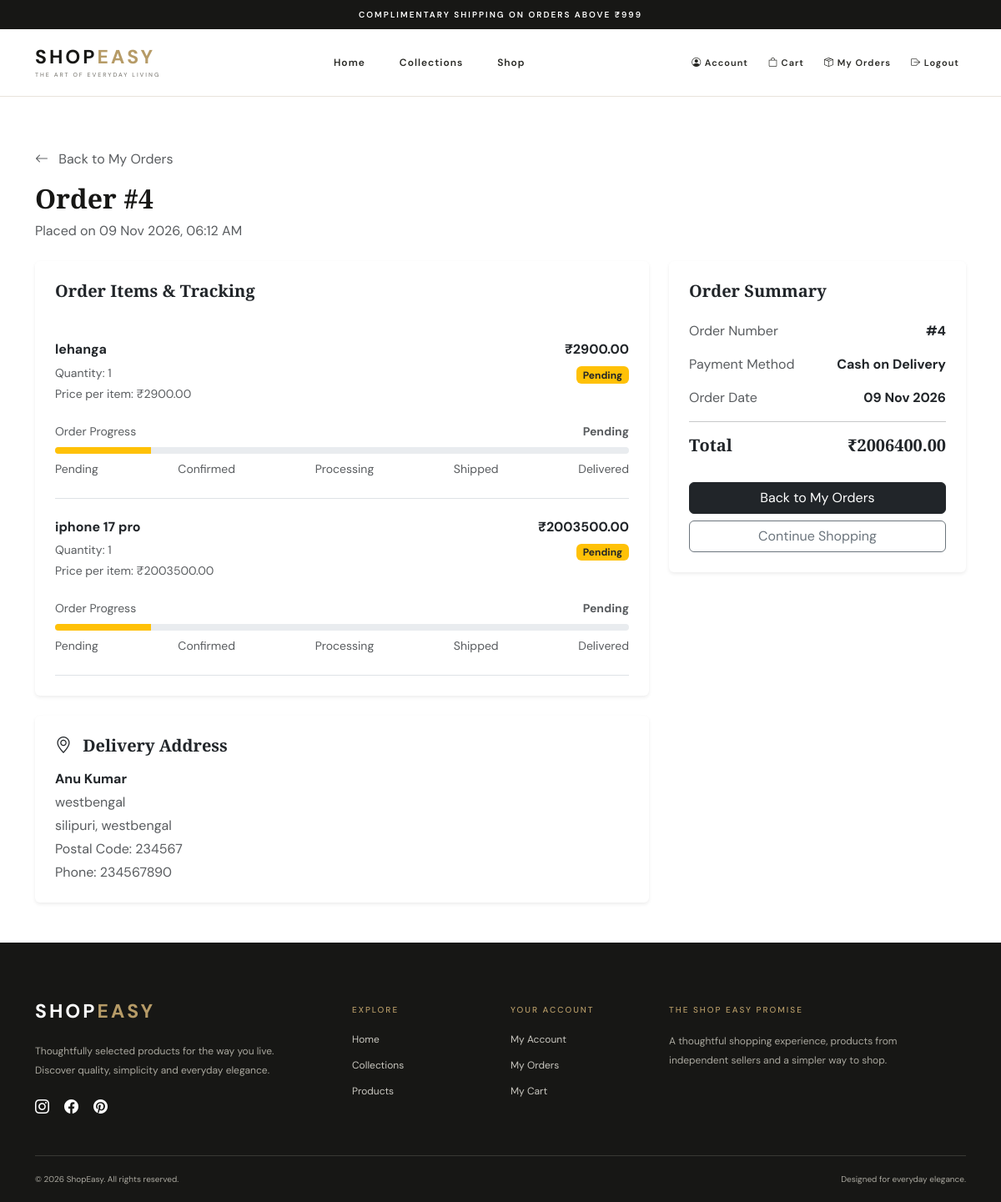
Screenshot of /buyer/orders/4/ (signed in) with the database file from the repository.
### store/models.py (models this page shows, shortened)
class Order(models.Model):
    PAYMENT_CHOICES = [
        ('cod', 'Cash on Delivery'),
    ]
    STATUS_CHOICES = [
        ('pending', 'Pending'),
        ('confirmed', 'Confirmed'),
        ('processing', 'Processing'),
        ('shipped', 'Shipped'),
        ('delivered', 'Delivered'),
        ('cancelled', 'Cancelled'),
    ]
    buyer = models.ForeignKey(
        settings.AUTH_USER_MODEL,
        on_delete=models.CASCADE,
        related_name='orders'
    )
    full_name = models.CharField(max_length=150)
    phone = models.CharField(max_length=15)
    address = models.TextField()
    city = models.CharField(max_length=100)
    state = models.CharField(max_length=100)
    postal_code = models.CharField(max_length=10)
    payment_method = models.CharField(
        max_length=20,
        choices=PAYMENT_CHOICES,
        default='cod'
    )
    total_amount = models.DecimalField(
        max_digits=10,
        decimal_places=2
    )
    status = models.CharField(
        max_length=20,
        choices=STATUS_CHOICES,
        default='pending'
    )
    created_at = models.DateTimeField(auto_now_add=True)
    class Meta:
        ordering = ['-created_at']

class OrderItem(models.Model):
    STATUS_CHOICES = [
        ('pending', 'Pending'),
        ('confirmed', 'Confirmed'),
        ('processing', 'Processing'),
        ('shipped', 'Shipped'),
        ('delivered', 'Delivered'),
        ('cancelled', 'Cancelled'),
    ]
    order = models.ForeignKey(
        Order,
        on_delete=models.CASCADE,
        related_name='items'
    )
    product = models.ForeignKey(
        Product,
        on_delete=models.SET_NULL,
        null=True,
        blank=True
    )
    product_name = models.CharField(max_length=200)
    price = models.DecimalField(
        max_digits=10,
        decimal_places=2
    )
    quantity = models.PositiveIntegerField(default=1)
    subtotal = models.DecimalField(
        max_digits=10,
        decimal_places=2
    )
    status = models.CharField(
        max_length=20,
        choices=STATUS_CHOICES,
        default='pending'
    )

### store/views.py (the view)
@buyer_required
def buyer_order_detail(request, order_id):
    order = get_object_or_404(
        Order.objects.prefetch_related(
            'items',
            'items__product'
        ),
        id=order_id,
        buyer=request.user
    )
    return render(
        request,
        'store/buyer_order_detail.html',
        {'order': order}
    )

### store/views.py (called while the page is built)
def buyer_required(view_func):
    @login_required
    @wraps(view_func)
    def wrapper(request, *args, **kwargs):
        if request.user.role != 'buyer':
            raise PermissionDenied
        return view_func(request, *args, **kwargs)
    return wrapper

### templates/store/buyer_order_detail.html
{% extends 'base.html' %}
{% block content %}
<div class="container py-5">
    <div class="mb-4">
        <a href="{% url 'buyer_orders' %}"
           class="text-decoration-none text-muted">
            <i class="bi bi-arrow-left me-2"></i>
            Back to My Orders
        </a>
        <h2 class="fw-bold mt-3">
            Order #{{ order.id }}
        </h2>
        <p class="text-muted">
            Placed on {{ order.created_at|date:"d M Y, h:i A" }}
        </p>
    </div>
    <div class="row g-4">
        <div class="col-lg-8">
            <div class="card border-0 shadow-sm mb-4">
                <div class="card-body p-4">
                    <h5 class="fw-bold mb-4">
                        Order Items & Tracking
                    </h5>
                    {% for item in order.items.all %}
                        <div class="border-bottom py-4">
                            <div class="d-flex justify-content-between
                                        align-items-start flex-wrap gap-3">
                                <div>
                                    <h6 class="fw-bold">
                                        {{ item.product_name }}
                                    </h6>
                                    <p class="text-muted small mb-1">
                                        Quantity: {{ item.quantity }}
                                    </p>
                                    <p class="text-muted small mb-0">
                                        Price per item:
                                        ₹{{ item.price|floatformat:2 }}
                                    </p>
                                </div>
                                <div class="text-end">
                                    <h6 class="fw-bold">
                                        ₹{{ item.subtotal|floatformat:2 }}
                                    </h6>
                                    {% if item.status == 'pending' %}
                                        <span class="badge bg-warning text-dark">
                                            Pending
                                        </span>
                                    {% elif item.status == 'confirmed' %}
                                        <span class="badge bg-info text-dark">
                                            Confirmed
                                        </span>
                                    {% elif item.status == 'processing' %}
                                        <span class="badge bg-primary">
                                            Processing
                                        </span>
                                    {% elif item.status == 'shipped' %}
                                        <span class="badge bg-secondary">
                                            Shipped
                                        </span>
                                    {% elif item.status == 'delivered' %}
                                        <span class="badge bg-success">
                                            Delivered
                                        </span>
                                    {% elif item.status == 'cancelled' %}
                                        <span class="badge bg-danger">
                                            Cancelled
                                        </span>
                                    {% endif %}
                                </div>
                            </div>
                            {% if item.status != 'cancelled' %}
                                <div class="mt-4">
                                    <div class="d-flex justify-content-between
                                                small text-muted mb-2">
                                        <span>Order Progress</span>
                                        <strong>
                                            {{ item.get_status_display }}
                                        </strong>
                                    </div>
                                    <div class="progress" style="height: 8px;">
                                        {% if item.status == 'pending' %}
                                            <div class="progress-bar bg-warning"
                                                 style="width: 16.66%;"></div>
                                        {% elif item.status == 'confirmed' %}
                                            <div class="progress-bar bg-info"
                                                 style="width: 33.33%;"></div>
                                        {% elif item.status == 'processing' %}
                                            <div class="progress-bar bg-primary"
                                                 style="width: 50%;"></div>
                                        {% elif item.status == 'shipped' %}
                                            <div class="progress-bar bg-secondary"
                                                 style="width: 75%;"></div>
                                        {% elif item.status == 'delivered' %}
                                            <div class="progress-bar bg-success"
                                                 style="width: 100%;"></div>
                                        {% endif %}
                                    </div>
                                    <div class="d-flex justify-content-between
                                                small text-muted mt-2">
                                        <span>Pending</span>
                                        <span>Confirmed</span>
                                        <span>Processing</span>
                                        <span>Shipped</span>
                                        <span>Delivered</span>
                                    </div>
                                </div>
                            {% else %}
                                <p class="text-danger small mt-3 mb-0">
                                    This product order has been cancelled.
                                </p>
                            {% endif %}
                        </div>
                    {% empty %}
                        <p class="text-muted">
                            No items found in this order.
                        </p>
                    {% endfor %}
                </div>
            </div>
            <div class="card border-0 shadow-sm">
                <div class="card-body p-4">
                    <h5 class="fw-bold mb-3">
                        <i class="bi bi-geo-alt me-2"></i>
                        Delivery Address
                    </h5>
                    <p class="mb-1">
                        <strong>{{ order.full_name }}</strong>
                    </p>
                    <p class="text-muted mb-1">
                        {{ order.address }}
                    </p>
                    <p class="text-muted mb-1">
                        {{ order.city }}, {{ order.state }}
                    </p>
                    <p class="text-muted mb-1">
                        Postal Code: {{ order.postal_code }}
                    </p>
                    <p class="text-muted mb-0">
                        Phone: {{ order.phone }}
                    </p>
                </div>
            </div>
        </div>
        <div class="col-lg-4">
            <div class="card border-0 shadow-sm">
                <div class="card-body p-4">
                    <h5 class="fw-bold mb-4">
                        Order Summary
                    </h5>
                    <div class="d-flex justify-content-between mb-3">
                        <span class="text-muted">Order Number</span>
                        <strong>#{{ order.id }}</strong>
                    </div>
                    <div class="d-flex justify-content-between mb-3">
                        <span class="text-muted">Payment Method</span>
                        <strong>
                            {{ order.get_payment_method_display }}
                        </strong>
                    </div>
                    <div class="d-flex justify-content-between mb-3">
                        <span class="text-muted">Order Date</span>
                        <strong>
                            {{ order.created_at|date:"d M Y" }}
                        </strong>
                    </div>
                    <hr>
                    <div class="d-flex justify-content-between">
                        <h5 class="fw-bold">Total</h5>
                        <h5 class="fw-bold">
                            ₹{{ order.total_amount|floatformat:2 }}
                        </h5>
                    </div>
                    <a href="{% url 'buyer_orders' %}"
                       class="btn btn-dark w-100 mt-4">
                        Back to My Orders
                    </a>
                    <a href="{% url 'home' %}"
                       class="btn btn-outline-secondary w-100 mt-2">
                        Continue Shopping
                    </a>
                </div>
            </div>
        </div>
    </div>
</div>
{% endblock %}

### static/css/style.css (style rules this page uses)
:root { --ivory: #f8f6f1; --white: #ffffff; --black: #171715; --charcoal: #292925; --gold: #b69b67; --muted: #85837d; --border: #e8e4dc; --soft: #eeece6; }
* { box-sizing: border-box; }
html { scroll-behavior: smooth; scroll-padding-top: 100px; }
body { margin: 0; background: var(--white); color: var(--black); font-family: 'DM Sans', sans-serif; }
a { text-decoration: none; }
h1, h2, h3, h4, h5 { font-family: 'Playfair Display', Georgia, serif; }

### rows the page displays
Order: id "4", created_at "09 Nov 2026, 06:12 AM", full_name "Anu Kumar", address "westbengal", city "silipuri", state "westbengal", postal_code "234567", phone "234567890", payment_method "Cash on Delivery", created_at "09 Nov 2026", total_amount "2006400.00"
OrderItem: product_name "lehanga", quantity "1", price "2900.00", subtotal "2900.00", shows "Pending", status "Pending"
OrderItem: product_name "iphone 17 pro", quantity "1", price "2003500.00", subtotal "2003500.00", shows "Pending", status "Pending"
